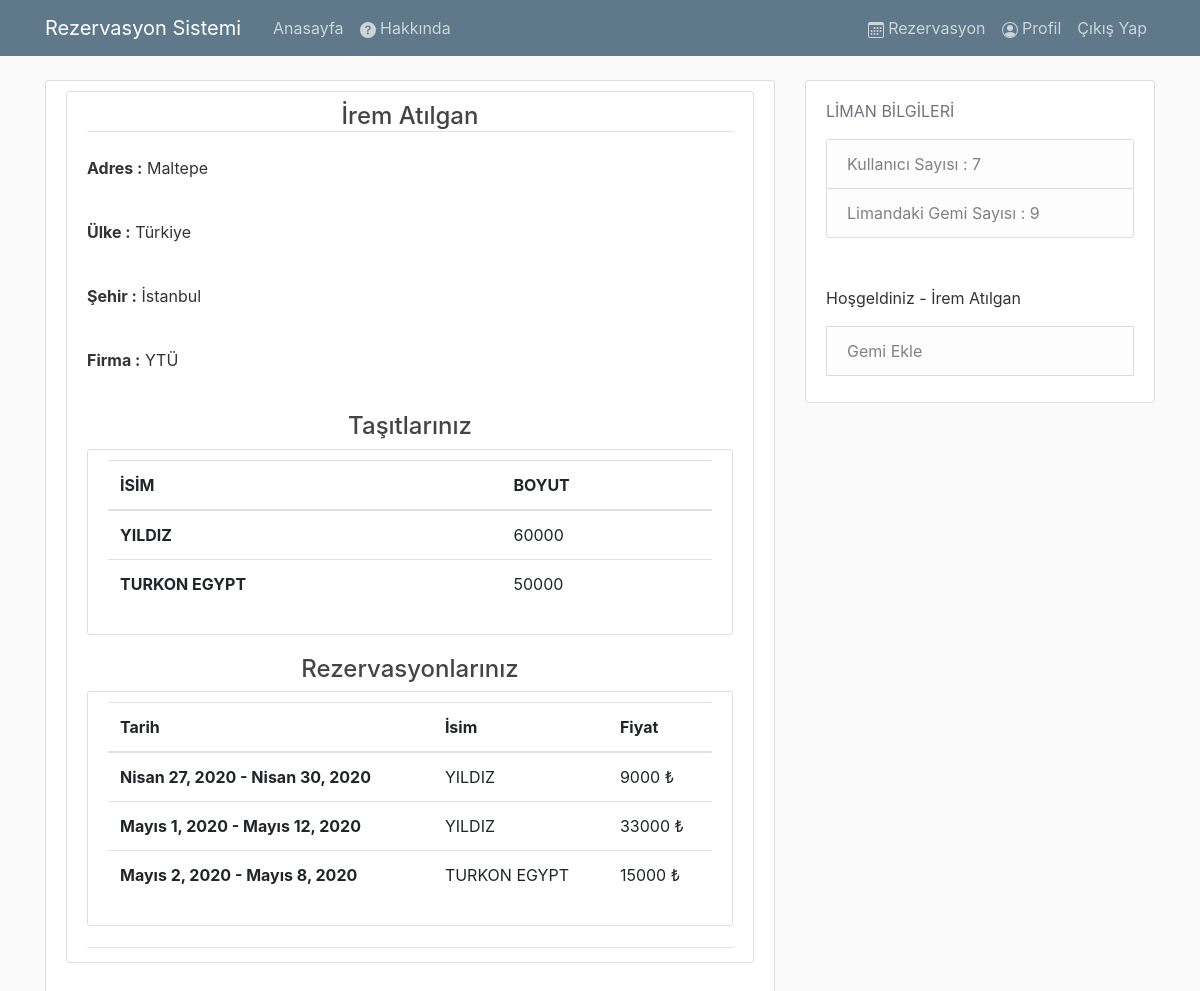
The app's page /profil/ (signed in) with its own data.
### rezervasyon/models.py (models this page shows, shortened)
class Kullanici(models.Model):
    user = models.ForeignKey(User,on_delete=models.CASCADE)
    adres = models.CharField(max_length = 500, db_column = "Adres", blank = True, verbose_name= ('Adres'))
    ulke = models.CharField(max_length = 20,db_column = "Ulke",blank = True, verbose_name=('Ülke'))
    sehir = models.CharField(max_length = 20,db_column = "Sehir",blank = True, verbose_name=('Şehir'))
    firma = models.CharField(max_length = 100, db_column = "Firma Adi", blank = True, verbose_name= ('Firma Adı'))
    kullanici_kayit_tarih = models.DateTimeField(db_column = "Kayit Tarihi",default = timezone.now, blank = True)
    class Meta:
        managed = True
        db_table = "Kullanici"

class Gemi(models.Model):
    gemi_id = models.AutoField(primary_key = True,db_column = "Gemi_ID")
    isim = models.CharField(max_length = 20)
    boyut_choices = (
        (50000,'Handysize (35,000 - 50,000 DWT)'),
        (60000,'Supramax (50,000 - 60,000 DWT)'),
        (80000,'Panamax (60,000 - 80,000 DWT)')
    )
    boyut = models.IntegerField(choices= boyut_choices,default = 0)
    gemi_kayit_tarih = models.DateTimeField(default = timezone.now)
    kullanici = models.ForeignKey("Kullanici",on_delete = models.CASCADE,blank = True, null = False)
    class Meta:
        managed = True
        db_table = "Gemi"

class Rezervasyon(models.Model):
    rezervasyon_id = models.AutoField(db_column = "Rezervasyon_ID",primary_key = True)
    gemi = models.ForeignKey("Gemi",on_delete = models.CASCADE,null = True)
    kullanici = models.ForeignKey("Kullanici",on_delete = models.CASCADE,db_column = "Kullanici_ID",null = True)
    tarih_giris = models.DateField(db_column = "Giris_Tarihi",verbose_name = "Giriş Tarihi")
    tarih_cikis = models.DateField(db_column = "Cikis_Tarihi",verbose_name="Çıkış Tarihi")
    fiyat = models.IntegerField(default = 0)
    class Meta:
        managed = True
        db_table = "Rezervasyon"

### users/views.py (the view)
# urls.py: path('profil/',views.profil,name = 'profil'),
def profil(request):
    current_user = Kullanici.objects.filter(user = request.user)
    gemis = Gemi.objects.filter(kullanici = current_user[1])
    try:
        rezervasyon = Rezervasyon.objects.filter(kullanici = current_user[1])
    except:
        rezervasyon = None
    isim = request.user.get_full_name()
    context = {
        'isim' : isim,
        'kullanici' : current_user[1],
        'gemis' : gemis,
        'rezervasyons' : rezervasyon
    }
    return render(request,'users/profil.html', context = context)

### rezervasyon/templatetags/tags.py (called while the page is built)
@register.simple_tag
def length_of_gemis(request):
    return len(Gemi.objects.all())

### rezervasyon/templatetags/tags2.py (called while the page is built)
@register.simple_tag
def length_of_kullanicis(request):
    kullanicilar = Kullanici.objects.all()
    users = User.objects.all()
    count = 0
    for user in users:
        count += 1
    return count

### users/templates/users/profil.html
{%extends 'rezervasyon/base.html'%}
{% load crispy_forms_tags %}
{%block content%}
<div class = 'content-section'>
    <article class="media content-section">
        <div class="media-body">
            <div class="article-metadata">
                <div style = "text-align:center;"><h1><legend class = "border-bottom mb-4">{{isim}}</legend></h1></div>
                <strong><p>Adres :</strong> {{kullanici.adres}}</p>
                <br>
                <strong><p>Ülke :</strong> {{kullanici.ulke}}</p>
                <br>
                <strong><p>Şehir :</strong> {{kullanici.sehir}}</p>
                <br>
                <strong><p>Firma :</strong> {{kullanici.firma}}</p>
                <br>
                <div style = "text-align:center;"><h4>Taşıtlarınız</h4></div>
                <div class = "content-section">
                    <table class = "table">
                        <thead>
                            <tr>
                                <th scope = "col">İSİM</th>
                                <th scope = "col">BOYUT</th>
                            </tr>
                        </thead>
                        <tbody>
                            {%for gemi in gemis%}
                            <tr>
                                <th scope = "row">{{gemi.isim}}</th>
                                <td>{{gemi.boyut}}</td>
                            </tr>
                             {%endfor%}
                        </tbody>
                    </table>
                </div>
                <div style = "text-align:center;"><h4>Rezervasyonlarınız</h4></div>
                <div class = "content-section">
                    <table class = "table">
                    <thead>
                        <tr>
                            <th scope = "col">Tarih</th>
                            <th scope = "col">İsim</th>
                            <th scope = "col">Fiyat</th>
                        </tr>
                    </thead>
                    <tbody>
                        {%for rezervasyon in rezervasyons%}
                        <tr>
                            <th scope="row">{{rezervasyon.tarih_giris}} - {{rezervasyon.tarih_cikis}}</th>
                            <td>{{rezervasyon.gemi.isim}}</td>
                            <td>{{rezervasyon.fiyat}} ₺</td>
                        </tr>
                        {%endfor%}
                    </tbody>
                </table>
            </div>
        </div>
    </article>
</div>
{%endblock content%}

### rezervasyon/templates/rezervasyon/base.html (shortened to what this page needs)
{% load tags %}
{% load tags2 %}
{%load static%}
<!DOCTYPE html>
<html>
    <head>
       <link rel="stylesheet" href="https://stackpath.bootstrapcdn.com/bootstrap/4.4.1/css/bootstrap.min.css">
       <link rel = "stylesheet" type = 'text/css' href = "{%static 'rezervasyon/main.css'%}">
   </head>
   <body>
       <header class="site-header">
     <nav class="navbar navbar-expand-md navbar-dark bg-steel fixed-top">
       <div class="container">
         <a class="navbar-brand mr-4" href="/">Rezervasyon Sistemi</a>
         <div class="collapse navbar-collapse" id="navbarToggle">
           <div class="navbar-nav mr-auto">
             <a class="nav-item nav-link" href="{% url 'rez-home'%}">Anasayfa</a>
             <a class="nav-item nav-link" href="{% url 'rez-about'%}">
               Hakkında
              </a>
           </div>
           <div class="navbar-nav">
              {% if user.is_authenticated %}
              <a class="nav-item nav-link" href="{% url 'rezervasyon' %}">
                Rezervasyon
              </a>
                <a class="nav-item nav-link" href="{% url 'profil'%}">
                  Profil
                </a>
                <a class="nav-item nav-link" href="{% url 'cikis'%}">Çıkış Yap</a>
              {% else %}
                <a class="nav-item nav-link" href="{% url 'giris'%}">Giriş Yap</a>
                <a class="nav-item nav-link" href="{% url 'kayit'%}">Kayıt Ol</a>
              {% endif %}
           </div>
         </div>
       </div>
     </nav>
       </header>
   <main role="main" class="container">
     <div class="row">
       <div class="col-md-8">
         {% block content %}{% endblock %}
       </div>
       <div class="col-md-4">
        <div class="content-section">
          <p class='text-muted'>LİMAN BİLGİLERİ
            <ul class="list-group">
              <li class="list-group-item list-group-item-light">Kullanıcı Sayısı : {% length_of_kullanicis request %}</li>
              <li class="list-group-item list-group-item-light">Limandaki Gemi Sayısı : {% length_of_gemis request %}</li>
            </ul>
            {% if user.is_authenticated %}
            <div><br><br>
            <p>Hoşgeldiniz - {{user.first_name}} {{user.last_name}}
            </div>
            <a class="list-group-item list-group-item-light" href="{% url 'gemiekle'%}">Gemi Ekle</a>
            {% endif %}
          </p>
        </div>
      </div>
     </div>
   </main>
   </body>
</html>

### rezervasyon/static/rezervasyon/main.css (style rules this page uses)
body { background: #fafafa; color: #333333; margin-top: 5rem; }
h1, h2, h3, h4, h5, h6 { color: #444444; }
ul { margin: 0; }
.bg-steel { background-color: #5f788a; }
.site-header .navbar-nav .nav-link { color: #cbd5db; }
.content-section { background: #ffffff; padding: 10px 20px; border: 1px solid #dddddd; border-radius: 3px; margin-bottom: 20px; }
.article-metadata { padding-bottom: 1px; margin-bottom: 4px; border-bottom: 1px solid #e3e3e3 }

### records on screen
Kullanici: adres "Maltepe", ulke "Türkiye", sehir "İstanbul", firma "YTÜ"
Gemi: isim "YILDIZ", boyut "60000"
Gemi: isim "TURKON EGYPT", boyut "50000"
Rezervasyon: tarih_giris "Nisan 27, 2020", tarih_cikis "Nisan 30, 2020", gemi.isim "YILDIZ", fiyat "9000"
Rezervasyon: tarih_giris "Mayıs 1, 2020", tarih_cikis "Mayıs 12, 2020", gemi.isim "YILDIZ", fiyat "33000"
Rezervasyon: tarih_giris "Mayıs 2, 2020", tarih_cikis "Mayıs 8, 2020", gemi.isim "TURKON EGYPT", fiyat "15000"

### other values on screen
{{ isim }} "İrem Atılgan"
{{ user.first_name }} "İrem"
{{ user.last_name }} "Atılgan"
